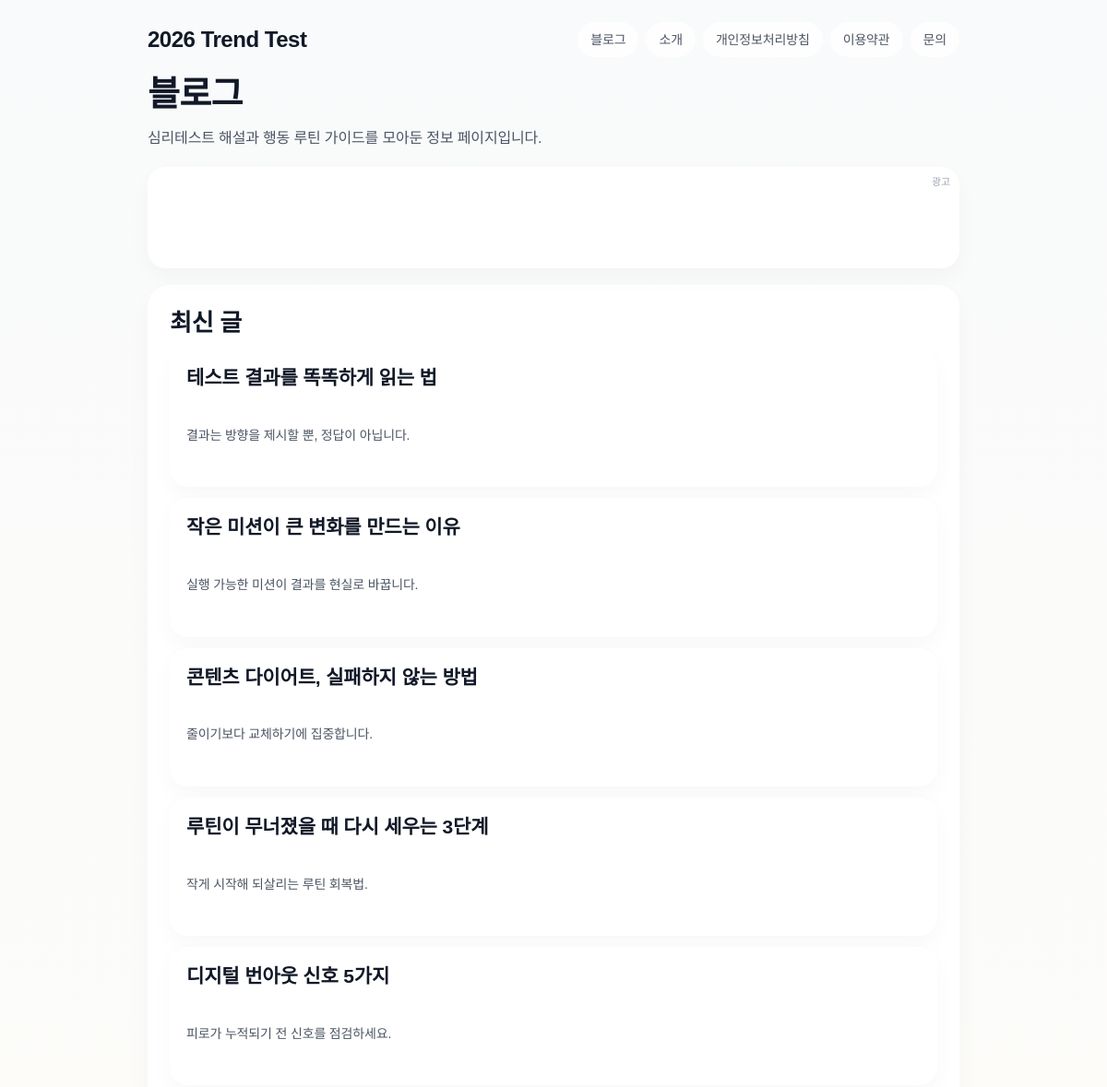
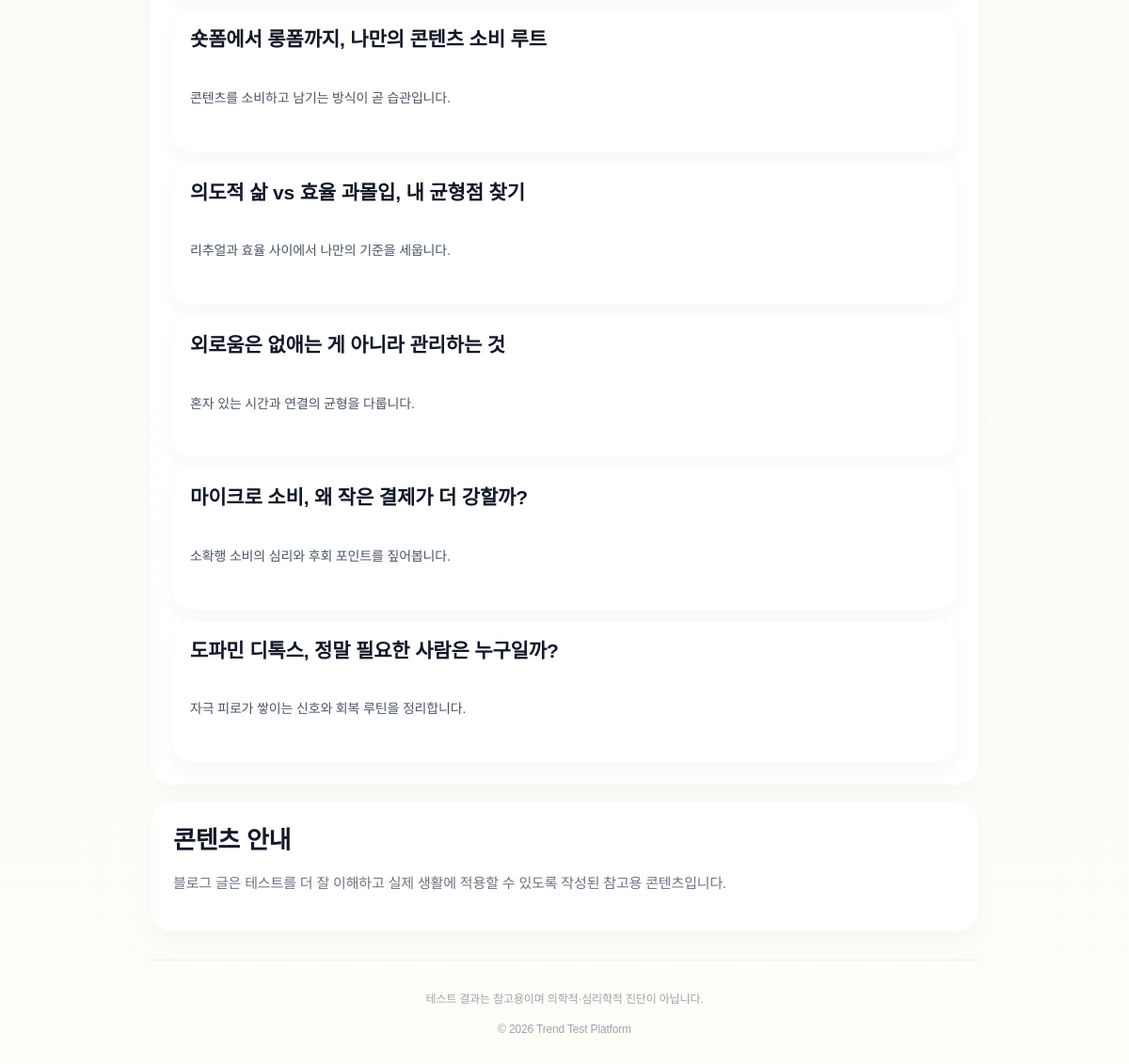
Screenshot of /blog/ with the database file from the repository (2 pictures, top to bottom).
### quiz/models.py (models this page shows, shortened)
class BlogPost(models.Model):
    title = models.CharField(max_length=200)
    slug = models.SlugField(unique=True)
    summary = models.TextField(blank=True)
    og_image_url = models.URLField(blank=True)
    intro = models.TextField()
    body_1 = models.TextField()
    body_2 = models.TextField()
    body_3 = models.TextField()
    conclusion = models.TextField()
    deep_dive = models.TextField(blank=True)
    deep_dive_extra = models.TextField(blank=True)
    is_published = models.BooleanField(default=True)
    created_at = models.DateTimeField(auto_now_add=True)
    updated_at = models.DateTimeField(auto_now=True)

### quiz/views.py (the view)
# urls.py: path("blog/", views.blog_list, name="blog_list"),
def blog_list(request):
    posts = BlogPost.objects.filter(is_published=True).order_by("-created_at")
    context = {
        "posts": posts,
        "show_ads": True,
        "meta_title": "블로그 | 2026 트렌드 심리테스트",
        "meta_description": "트렌드 심리테스트 해설과 행동 패턴 가이드를 제공하는 정보성 블로그입니다.",
        "og_title": "블로그 | 2026 트렌드 심리테스트",
        "og_description": "트렌드 심리테스트 해설과 행동 패턴 가이드를 제공하는 정보성 블로그입니다.",
        "og_image": _build_og_image(request, None),
        "canonical_url": request.build_absolute_uri(),
    }
    return render(request, "blog/blog_list.html", context)

### quiz/views.py (called while the page is built)
def _build_og_image(request, image_path):
    if not image_path:
        return f"{request.scheme}://{request.get_host()}{static('img/kakao_share.png')}"
    if image_path.startswith("http"):
        return image_path
    return f"{request.scheme}://{request.get_host()}{static(image_path.lstrip('/'))}"

### templates/blog/blog_list.html (shortened to what this page needs)
{% extends "base.html" %}
{% block content %}
<h1 class="page-title">블로그</h1>
<p class="page-subtitle">
    심리테스트 해설과 행동 루틴 가이드를 모아둔 정보 페이지입니다.
</p>
{% if show_ads %}
<div class="ad-container">
    <span class="ad-label">광고</span>
</div>
{% endif %}
<section class="section">
    <h2 class="section-title">최신 글</h2>
    <div style="display: grid; gap: 12px;">
        {% for post in posts %}
        <a href="{% url 'quiz:blog_detail' post.slug %}">
            <article class="test-card">
                <div class="card-body">
                    <h3 class="card-title">{{ post.title }}</h3>
                    <p class="card-text">{{ post.summary }}</p>
                </div>
            </article>
        </a>
        {% empty %}
        <p class="muted">등록된 글이 없습니다.</p>
        {% endfor %}
    </div>
</section>
<section class="section">
    <h2 class="section-title">콘텐츠 안내</h2>
    <p class="muted">
        블로그 글은 테스트를 더 잘 이해하고 실제 생활에 적용할 수 있도록 작성된 참고용 콘텐츠입니다.
    </p>
</section>
{% endblock %}

### templates/base.html (shortened to what this page needs)
{% load static %}
<!DOCTYPE html>
<html lang="ko">
<head>
</head>
<body>
    <div class="container">
        <header class="site-header">
            <a class="brand" href="{% url 'quiz:quiz_list' %}">2026 Trend Test</a>
            <nav class="nav-links">
                <a href="{% url 'quiz:blog_list' %}">블로그</a>
                <a href="{% url 'quiz:about' %}">소개</a>
                <a href="{% url 'quiz:privacy' %}">개인정보처리방침</a>
                <a href="{% url 'quiz:terms' %}">이용약관</a>
                <a href="{% url 'quiz:contact' %}">문의</a>
            </nav>
        </header>
        <main>
            {% block content %}{% endblock %}
        </main>
        <footer class="footer">
            <p>테스트 결과는 참고용이며 의학적·심리학적 진단이 아닙니다.</p>
            <p>© 2026 Trend Test Platform</p>
        </footer>
    </div>
</body>
</html>

### templates/base.html (style rules this page uses)
:root { --bg-main: #f9fafb; --bg-soft: #fffdf7; --surface: #ffffff; --surface-subtle: #f3f4f6; --text-heading: #111827; --text-body: #4b5563; --text-muted: #6b7280; --border-soft: #eceff3; --primary: #8b5cf6; --secondary: #38bdf8; --accent: #f472b6; --shadow-soft: 0 10px 25px rgba(0, 0, 0, 0.03); --radius-lg: 24px; --radius-md: 20px; }
* { box-sizing: border-box; }
body { margin: 0; color: var(--text-body); font-family: "Pretendard", "Noto Sans KR", sans-serif; line-height: 1.6; letter-spacing: -0.01em; background: linear-gradient(180deg, var(--bg-main) 0%, var(--bg-soft) 100%); }
a { color: inherit; text-decoration: none; }
.container { max-width: 920px; margin: 0 auto; padding: 24px 20px 32px; }
.site-header { display: flex; flex-wrap: wrap; justify-content: space-between; align-items: center; gap: 12px; margin-bottom: 16px; }
.brand { color: var(--text-heading); font-size: 24px; font-weight: 700; letter-spacing: -0.02em; }
.nav-links { display: flex; flex-wrap: wrap; gap: 8px; }
.nav-links a { padding: 8px 14px; border-radius: 9999px; background: rgba(255, 255, 255, 0.8); color: var(--text-body); font-size: 14px; transition: all 0.2s ease; }
.page-title { margin: 0 0 8px 0; color: var(--text-heading); font-size: clamp(28px, 4vw, 38px); line-height: 1.3; letter-spacing: -0.02em; }
.page-subtitle { margin: 0; color: var(--text-body); font-size: 16px; line-height: 1.7; }
.section { background: var(--surface); border-radius: var(--radius-lg); padding: 24px; margin: 18px 0; box-shadow: var(--shadow-soft); }
.section-title { margin: 0 0 10px 0; color: var(--text-heading); font-size: clamp(20px, 2.4vw, 26px); line-height: 1.35; letter-spacing: -0.01em; }
.muted { color: var(--text-muted); font-size: 15px; line-height: 1.7; }
.ad-container { margin: 18px 0; min-height: 110px; background: var(--surface); border-radius: var(--radius-md); box-shadow: var(--shadow-soft); display: flex; align-items: center; justify-content: center; position: relative; }
.ad-label { position: absolute; right: 10px; top: 8px; color: #9ca3af; font-size: 11px; }
.test-card { background: var(--surface); border-radius: var(--radius-md); overflow: hidden; box-shadow: var(--shadow-soft); transition: all 0.2s ease; }
.card-body { padding: 18px 18px 20px; }
.card-title { margin: 0 0 8px; color: var(--text-heading); font-size: 21px; line-height: 1.35; display: -webkit-box; -webkit-line-clamp: 2; -webkit-box-orient: vertical; overflow: hidden; min-height: 2.7em; }
.card-text { margin: 0; color: var(--text-body); font-size: 14px; line-height: 1.7; display: -webkit-box; -webkit-line-clamp: 2; -webkit-box-orient: vertical; overflow: hidden; min-height: 3.4em; }
.footer { margin-top: 30px; padding-top: 20px; border-top: 1px solid var(--border-soft); text-align: center; color: #9ca3af; font-size: 12px; }

### rows the page displays
BlogPost: title "테스트 결과를 똑똑하게 읽는 법", summary "결과는 방향을 제시할 뿐, 정답이 아닙니다."
BlogPost: title "작은 미션이 큰 변화를 만드는 이유", summary "실행 가능한 미션이 결과를 현실로 바꿉니다."
BlogPost: title "콘텐츠 다이어트, 실패하지 않는 방법", summary "줄이기보다 교체하기에 집중합니다."
BlogPost: title "루틴이 무너졌을 때 다시 세우는 3단계", summary "작게 시작해 되살리는 루틴 회복법."
BlogPost: title "디지털 번아웃 신호 5가지", summary "피로가 누적되기 전 신호를 점검하세요."
BlogPost: title "숏폼에서 롱폼까지, 나만의 콘텐츠 소비 루트", summary "콘텐츠를 소비하고 남기는 방식이 곧 습관입니다."
BlogPost: title "의도적 삶 vs 효율 과몰입, 내 균형점 찾기", summary "리추얼과 효율 사이에서 나만의 기준을 세웁니다."
BlogPost: title "외로움은 없애는 게 아니라 관리하는 것", summary "혼자 있는 시간과 연결의 균형을 다룹니다."
BlogPost: title "마이크로 소비, 왜 작은 결제가 더 강할까?", summary "소확행 소비의 심리와 후회 포인트를 짚어봅니다."
BlogPost: title "도파민 디톡스, 정말 필요한 사람은 누구일까?", summary "자극 피로가 쌓이는 신호와 회복 루틴을 정리합니다."
